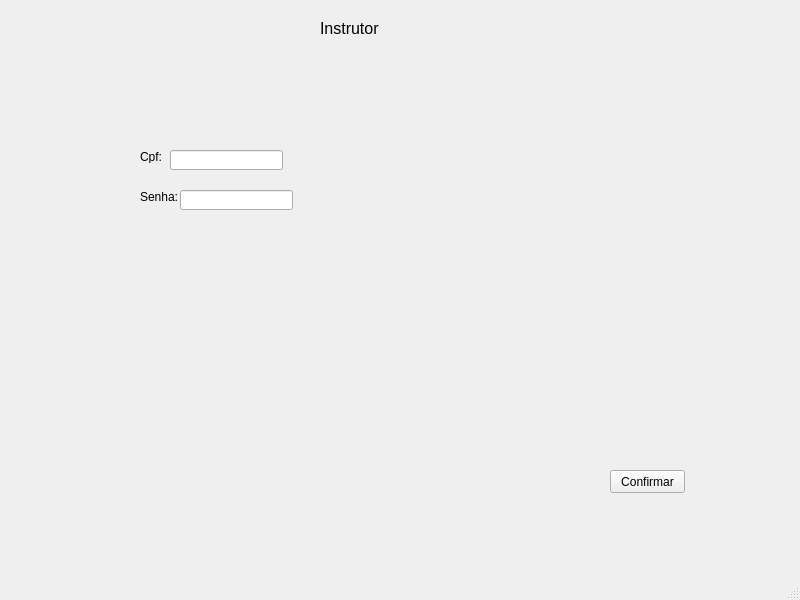
<?xml version="1.0" encoding="UTF-8"?>
<ui version="4.0">
 <class>MainWindow</class>
 <widget class="QMainWindow" name="MainWindow">
  <property name="geometry">
   <rect>
    <x>0</x>
    <y>0</y>
    <width>800</width>
    <height>600</height>
   </rect>
  </property>
  <property name="windowTitle">
   <string>MainWindow</string>
  </property>
  <widget class="QWidget" name="centralwidget">
   <widget class="QLabel" name="label">
    <property name="geometry">
     <rect>
      <x>320</x>
      <y>20</y>
      <width>61</width>
      <height>16</height>
     </rect>
    </property>
    <property name="font">
     <font>
      <pointsize>12</pointsize>
     </font>
    </property>
    <property name="text">
     <string>Instrutor</string>
    </property>
   </widget>
   <widget class="QLabel" name="label_2">
    <property name="geometry">
     <rect>
      <x>140</x>
      <y>150</y>
      <width>47</width>
      <height>13</height>
     </rect>
    </property>
    <property name="text">
     <string>Cpf:</string>
    </property>
   </widget>
   <widget class="QLabel" name="label_3">
    <property name="geometry">
     <rect>
      <x>140</x>
      <y>190</y>
      <width>47</width>
      <height>13</height>
     </rect>
    </property>
    <property name="text">
     <string>Senha:</string>
    </property>
   </widget>
   <widget class="QLineEdit" name="lineEdit">
    <property name="geometry">
     <rect>
      <x>170</x>
      <y>150</y>
      <width>113</width>
      <height>20</height>
     </rect>
    </property>
   </widget>
   <widget class="QLineEdit" name="lineEdit_2">
    <property name="geometry">
     <rect>
      <x>180</x>
      <y>190</y>
      <width>113</width>
      <height>20</height>
     </rect>
    </property>
   </widget>
   <widget class="QPushButton" name="pushButton">
    <property name="geometry">
     <rect>
      <x>610</x>
      <y>470</y>
      <width>75</width>
      <height>23</height>
     </rect>
    </property>
    <property name="text">
     <string>Confirmar</string>
    </property>
   </widget>
  </widget>
  <widget class="QMenuBar" name="menubar">
   <property name="geometry">
    <rect>
     <x>0</x>
     <y>0</y>
     <width>800</width>
     <height>21</height>
    </rect>
   </property>
  </widget>
  <widget class="QStatusBar" name="statusbar"/>
 </widget>
 <resources/>
 <connections/>
</ui>
